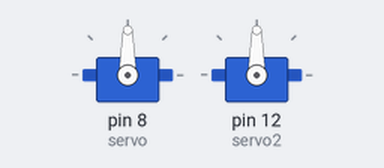
Bench run of a sketch on a simulated Arduino Uno, built with avr-gcc and run on an emulated ATmega328P. Shown: 2 × servo.

Above: at 0.05 s.
Timing chart, 0 to 4.6 s (numbered marks = the images above):
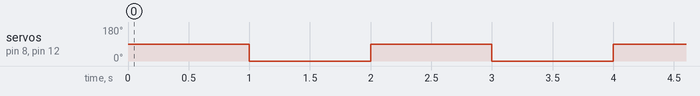

The sketch:

Servo_motors.ino
```cpp
#include <Servo.h>
Servo servo;
Servo servo2;
void setup()
{
servo.attach(8);
servo2.attach(12);
}

void loop()
{
  servo.write(90);
  servo2.write(90);
  delay(1000);
  servo.write(0);
  servo2.write(0);
  delay(1000);
}
```

Measured:
- by itself, servo on pin 8 (servo), servo on pin 12 (servo2): alternates 90° for 1.0 s and 0° for 1.0 s
